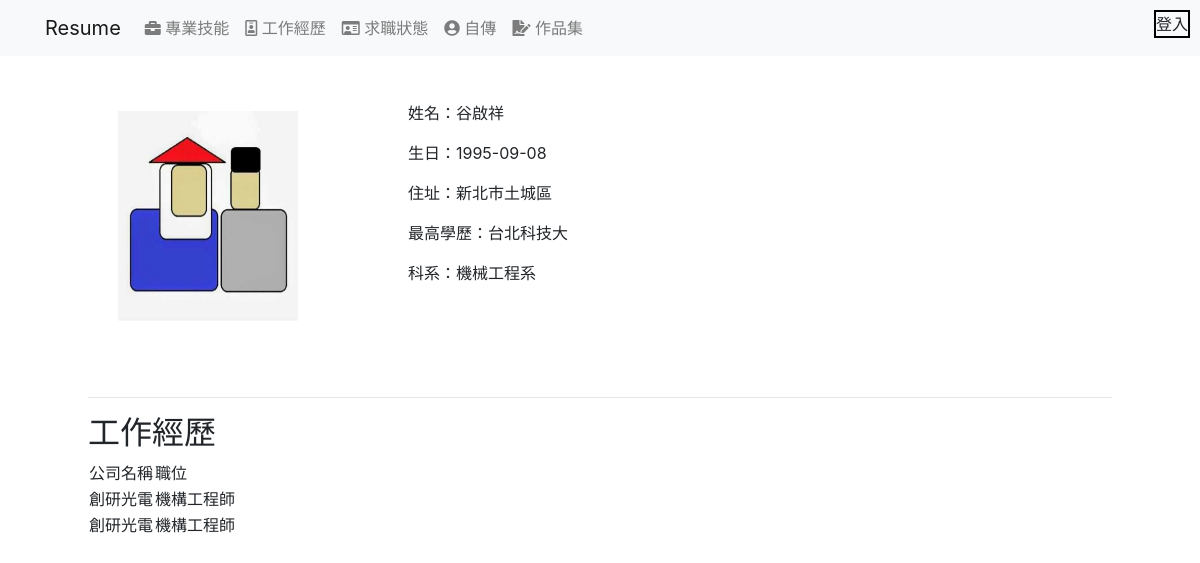
The page /?do=work on the database as committed earlier.
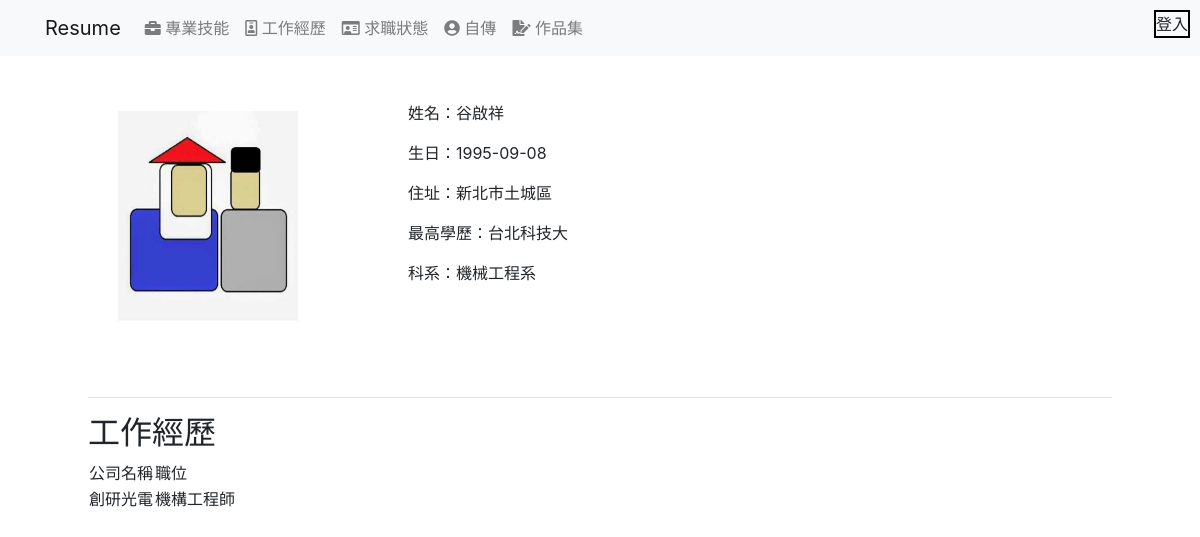
The same page on the database as committed later.
### tables this page shows
CREATE TABLE `information` (
  `id` int(10) NOT NULL,
  `acc` varchar(10) NOT NULL,
  `pw` varchar(10) NOT NULL,
  `name` varchar(4) NOT NULL,
  `birthday` date NOT NULL,
  `addr` varchar(60) NOT NULL,
  `profile` text NOT NULL,
  `Education` varchar(20) NOT NULL,
  `major` varchar(20) NOT NULL
);

CREATE TABLE `work` (
  `id` int(11) NOT NULL,
  `work` varchar(20) NOT NULL,
  `position` varchar(20) NOT NULL
);

### api/base.php (called while the page is built, shortened)
<?php
$dsn = "mysql:host=localhost;charset=utf8;dbname=resume";
$pdo = new PDO($dsn,"root","123");
function selectA( $table){
    global $pdo;
    $sql = "select * from $table "  ;
    return $pdo->query($sql)->fetchAll(PDO::FETCH_ASSOC);
}
?>

### index.php (the view, shortened to what this page needs)
<!DOCTYPE html>
<html lang="en">
<head>
    <link rel="stylesheet" href="./css/style.css">
    <link rel="stylesheet" href="./css/all.min.css">
    <link rel="stylesheet" href="./css/bootstrap.min.css">
</head>
<body>
    <nav class="navbar navbar-expand-lg navbar-light bg-light">
        <div class="container">
            <a class="navbar-brand" href="#">
                Resume
            </a>
                <div class="collapse navbar-collapse" id="navbarSupportedContent">
                  <ul class="navbar-nav mr-auto">
                    <li class="nav-item">
                      <a class="nav-link" href="?do=skill"><i class="fas fa-briefcase"></i> 專業技能</a>
                    </li>
                    <li class="nav-item">
                      <a class="nav-link" href="?do=work"><i class="far fa-id-badge"></i> 工作經歷</a>
                    </li>
                    <li class="nav-item">
                      <a class="nav-link" href="?do=newwork"><i class="far fa-id-card"></i> 求職狀態</a>
                    </li>
                    <li class="nav-item">
                      <a class="nav-link" href="?do=cover_letter"><i class="fas fa-user-circle"></i> 自傳</a>
                    </li>
                    <li class="nav-item">
                      <a class="nav-link" href="?do=portfolio"><i class="fas fa-file-signature"></i> 作品集</a>
                    </li>
                    <li class="nav-item ">
                        <div class="login">登入</div>
                    </li>
                  </ul>
            </div>
        </div>
    </nav>
    <div class="main">
        <div class="title">
            <div class="photo"><img src="./img/photo_sticker.jpg" alt=""></div>
            <div class="information">
                <?php
                    include_once ("./api/base.php");
                    $profile =selectA("information");
                    foreach( $profile as $row){
                        echo "<p>姓名：".$profile[0]['name'].'</p>';
                        echo "<p>生日：".$profile[0]['birthday'].'</p>';
                        echo "<p>住址：".$profile[0]['addr'].'</p>';
                        echo "<p>最高學歷：".$profile[0]['Education'].'</p>';
                        echo "<p>科系：".$profile[0]['major'].'</p>';
                    }
                ?>
            </div>
        </div>
        <hr>
        <div class="middle">
            <?php
                $do = (!empty($_GET['do']))?$_GET['do']:'skill';
                $path = "./" . $do . ".php";
                if(file_exists($path)){
                    include ($path);
                }else{
                    include ("./api/skill.php");
                }
            ?>
        </div>
    </div>
</body>
</html>

### work.php
<H2>工作經歷</H2>
<table>
    <tr>
        <td>公司名稱</td>
        <td>職位</td>
    </tr>
<?php
include_once ("./api/base.php");
$data = selectA("work");
foreach($data as $row){
    ?>
    <tr>
        <td><?=$row['work']?></td>
        <td><?=$row['position']?></td>
    </tr>
    <?php
}
?>
</table>

Rows that differ between the two databases and show on the page:
removed work: work "創研光電", position "機構工程師"
